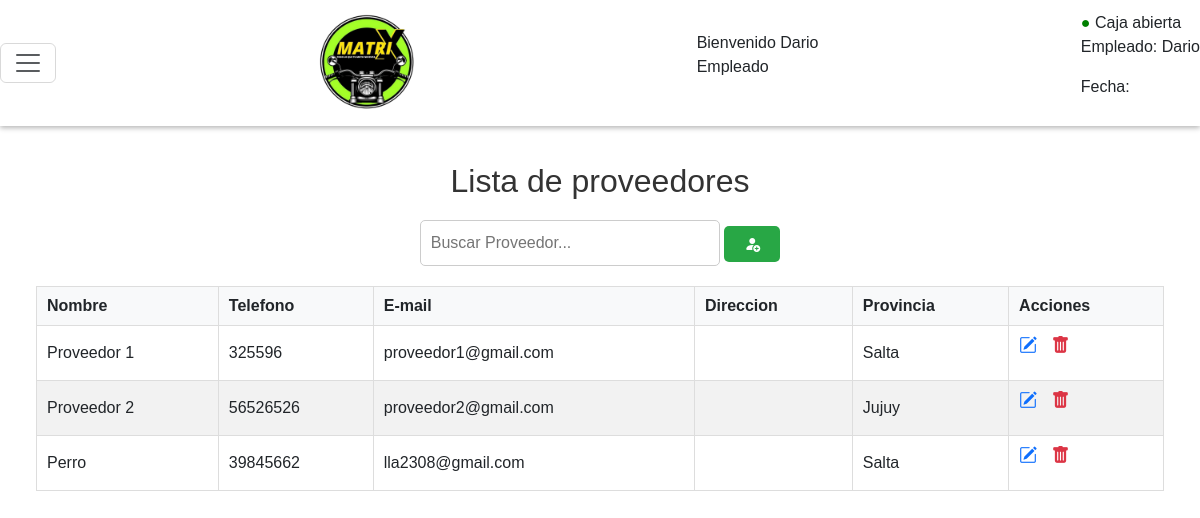
Screenshot of /panel_proveedores/ (signed in) with the database file from the repository.
### Empleados/models.py (models this page shows, shortened)
class Empleado(AbstractUser):
    dni=models.IntegerField(null=True, blank=True, verbose_name="DNI")
    dirección=models.CharField(null=True, blank=True, max_length=150)
    telefono=models.IntegerField(null=True, blank=True)

### Proveedores/models.py (models this page shows, shortened)
class Proveedor(models.Model):
    PROVINCIAS = [
    ('Buenos Aires', 'Buenos Aires'),
    ('Catamarca', 'Catamarca'),
    ('Chaco', 'Chaco'),
    ('Chubut', 'Chubut'),
    ('Córdoba', 'Córdoba'),
    ('Corrientes', 'Corrientes'),
    ('Entre Ríos', 'Entre Ríos'),
    ('Formosa', 'Formosa'),
    ('Jujuy', 'Jujuy'),
    ('La Pampa', 'La Pampa'),
    ('La Rioja', 'La Rioja'),
    ('Mendoza', 'Mendoza'),
    ('Misiones', 'Misiones'),
    ('Neuquén', 'Neuquén'),
    ('Río Negro', 'Río Negro'),
    ('Salta', 'Salta'),
    ('San Juan', 'San Juan'),
    ('San Luis', 'San Luis'),
    ('Santa Cruz', 'Santa Cruz'),
    ('Santa Fe', 'Santa Fe'),
    ('Santiago del Estero', 'Santiago del Estero'),
    ('Tierra del Fuego', 'Tierra del Fuego'),
    ('Tucumán', 'Tucumán'),
]
    nombre=models.CharField(max_length=100)
    telefono=models.IntegerField(null=True,blank=True)
    email=models.CharField(max_length=100)
    dirección=models.CharField(max_length=100)
    provincia=models.CharField(max_length=100,choices=PROVINCIAS)

### Proveedores/views.py (the view)
# urls.py: path('panel_proveedores/', views.panel_proveedores, name='panel_proveedores'),
@login_required
def panel_proveedores(request):
    listado = Proveedor.objects.all()
    mostrar_formulario = formulario_proveedor()
    busqueda= request.GET.get('busqueda','')
    if busqueda:
        listado=listado.filter(
            Q(nombre__icontains=busqueda)
        )
    return render(request, 'proveedores.html', {'listado':listado, 'mostrar_formulario':mostrar_formulario})

### Proveedores/forms.py
class formulario_proveedor(ModelForm):
    class Meta:
        model= Proveedor
        fields= '__all__'

### templates/proveedores.html (shortened to what this page needs)
{% extends 'menu.html' %}
{% load static %}
{% block extra_css %}
    <link rel="stylesheet" href="{% static 'css/proveedores.css' %}">
{% endblock %}
{% block content %}
    <div class="contenedor-flex">
        <div class="fil">
                <h1><center>Lista de proveedores</center></h1>
                <input type="text" id="busqueda" placeholder="Buscar Proveedor..." onkeyup="filtrarProveedores()">
                <button class="btn btn-success btn-sm" data-bs-toggle="modal" data-bs-target="#mi-modal" value="Agregar">
                    <i class="bi bi-person-fill-add"></i>
                </button>
        </div>
            <table>
                <thead>
                    <tr>
                    <th>Nombre</th>
                    <th>Telefono</th>
                    <th>E-mail</th>
                    <th>Direccion</th>
                    <th>Provincia</th>
                    <th>Acciones</th>
                    </tr>
                </thead>
                <tbody>
                    {%for proveedor in listado %}
                    <tr>
                        <td >{{proveedor.nombre}}</td>
                        <td>{{proveedor.telefono}}</td>
                        <td>{{proveedor.email}}</td>
                        <td>{{proveedor.direcciÃ³n}}</td>
                        <td>{{proveedor.provincia}}</td>
                        <td>
                            <a href="#" onclick="modal_editar('{% url 'editar_proveedor' proveedor.id %}')">
                                <i class="bi bi-pencil-square text-primary" title="Editar"></i>
                            </a>
                            <form action="{% url 'eliminar_proveedor' proveedor.id %}" method="POST">
                                <button type="submit" value="Borrar">
                                    <i class="bi bi-trash-fill text-danger"></i>
                                </button>
                            </form>
                        </td>
                    </tr>
                    {%endfor%}
                </tbody>
            </table>
        </div>
    </div>
{% endblock %}

### templates/menu.html (shortened to what this page needs)
{% load static %}
<html>
<head>
    <link rel="stylesheet" href="https://cdn.jsdelivr.net/npm/bootstrap-icons@1.11.3/font/bootstrap-icons.min.css">
    <link href="https://cdn.lineicons.com/4.0/lineicons.css" rel="stylesheet" />
    <link href="https://cdn.jsdelivr.net/npm/bootstrap@5.3.0-alpha3/dist/css/bootstrap.min.css" rel="stylesheet"
>
    <link rel="stylesheet" href="{% static 'css/menu.css' %}">
    {% block extra_css %} {% endblock %}
</head>
<body>
    <div class="wrapper">
        <nav class="navbar navbar-expand-light">
            <button class="navbar-toggler" type="button" data-bs-toggle="collapse" data-bs-target="#navbarNav" aria-controls="navbarNav" aria-expanded="false" aria-label="Toggle navigation">
                <span class="navbar-toggler-icon"></span>
            </button>
            <div class="navbar-brand">
                <img src="{% static 'IMAGENES/logoOficialMatrix.png' %}" alt="Logo" class="logo">
            </div>
            <div class="user-greeting">
                Bienvenido {{ user.username }}
                <p>{% if request.session.is_admin %} Administrador {% else %} Empleado {% endif %}</p>
            </div>
            <div class="status-container">
                {% if not request.session.caja_abierta %}
                    <span style="color: red;">&#9679;</span> Caja cerrada
                {% else %}
                    <span style="color: green;">&#9679;</span> Caja abierta
                    <p>Empleado: {{ request.session.empleado }}</p>
                    <p>Fecha: {{ request.session.fecha_apertura }}</p>
                {% endif %}
            </div>
        </nav>
        <div class="main p-3">
            <div class="text-center">
                {% block content %}{% endblock %}
            </div>
        </div>
</body>
</html>

### static/css/menu.css (style rules this page uses)
body { font-family: 'Roboto',sans-serif; }
.wrapper { display: flex; flex-direction: column; height: 100vh; }
.navbar { box-shadow: 0 2px 5px rgba(4, 0, 0, 0.287); }
.logo { width: 100px; }

### static/css/proveedores.css (style rules this page uses)
body { font-family: Arial, sans-serif; }
h1 { text-align: center; margin-bottom: 20px; font-size: 2rem; color: #333; }
.contenedor-flex { width: 100%; padding: 20px; box-sizing: border-box; }
#busqueda { padding: 10px; font-size: 16px; border-radius: 5px; border: 1px solid #ccc; width: 300px; }
.btn-success { padding: 10px 20px; font-size: 16px; background-color: #28a745; color: #fff; border: none; border-radius: 5px; cursor: pointer; }
table { width: 100%; border-collapse: collapse; margin-top: 20px; font-size: 16px; }
table th, table td { padding: 10px; border: 1px solid #ddd; text-align: left; }
table th { background-color: #f8f9fa; font-weight: bold; }
table tr:nth-child(even) { background-color: #f2f2f2; }
td > a, td > form { display: inline-flex; align-items: center; margin-right: 5px; }
.bi-pencil-square { cursor: pointer; font-size: 18px; color: #007bff; margin-right: 5px; }
.bi-trash-fill { cursor: pointer; font-size: 18px; color: #dc3545; }
form button { background-color: transparent; border: none; cursor: pointer; padding: 0; }
form button i { font-size: 18px; }

### rows the page displays
Empleado: username "Dario", session.empleado "Dario"
Proveedor: nombre "Proveedor 1", telefono "325596", email "proveedor1@gmail.com", provincia "Salta"
Proveedor: nombre "Proveedor 2", telefono "56526526", email "proveedor2@gmail.com", provincia "Jujuy"
Proveedor: nombre "Perro", telefono "39845662", email "lla2308@gmail.com", provincia "Salta"
